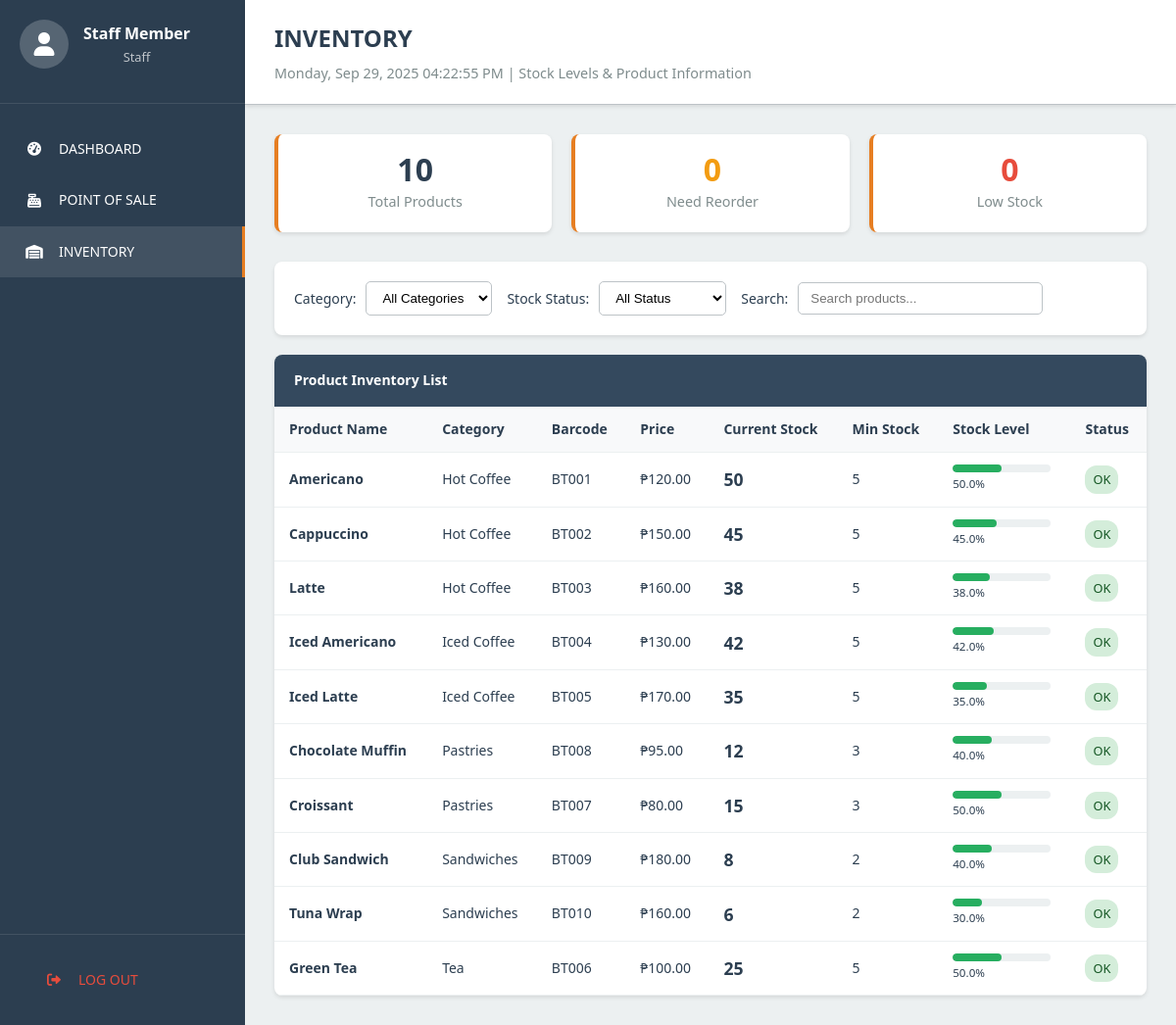
Page /staff/pages/inventory.php (signed in) on the committed database.
### tables this page shows
CREATE TABLE `products` (
    `product_id` INT(11) NOT NULL AUTO_INCREMENT,
    `product_name` VARCHAR(100) NOT NULL,
    `category_id` INT(11) NOT NULL,
    `description` TEXT,
    `price` DECIMAL(10,2) NOT NULL,
    `cost_price` DECIMAL(10,2) NOT NULL DEFAULT 0.00,
    `barcode` VARCHAR(50) UNIQUE,
    `image_path` VARCHAR(255),
    `status` ENUM('active', 'inactive') NOT NULL DEFAULT 'active',
    `created_at` TIMESTAMP DEFAULT CURRENT_TIMESTAMP,
    `updated_at` TIMESTAMP DEFAULT CURRENT_TIMESTAMP ON UPDATE CURRENT_TIMESTAMP,
    PRIMARY KEY (`product_id`),
    FOREIGN KEY (`category_id`) REFERENCES `categories`(`category_id`) ON DELETE CASCADE,
    INDEX `idx_product_name` (`product_name`),
    INDEX `idx_barcode` (`barcode`),
    INDEX `idx_category_id` (`category_id`)
);

CREATE TABLE `categories` (
    `category_id` INT(11) NOT NULL AUTO_INCREMENT,
    `category_name` VARCHAR(100) NOT NULL,
    `description` TEXT,
    `status` ENUM('active', 'inactive') NOT NULL DEFAULT 'active',
    `created_at` TIMESTAMP DEFAULT CURRENT_TIMESTAMP,
    `updated_at` TIMESTAMP DEFAULT CURRENT_TIMESTAMP ON UPDATE CURRENT_TIMESTAMP,
    PRIMARY KEY (`category_id`),
    INDEX `idx_category_name` (`category_name`)
);

### includes/database.php (called while the page is built, shortened)
<?php
class Database {
    private $host = 'localhost';
    private $dbname = '9bar_pos';
    private $username = 'root';
    private $password = '';
    private $charset = 'utf8mb4';
    private $pdo;
    private function connect() {
        $dsn = "mysql:host={$this->host};dbname={$this->dbname};charset={$this->charset}";
        $options = [
            PDO::ATTR_ERRMODE => PDO::ERRMODE_EXCEPTION,
            PDO::ATTR_DEFAULT_FETCH_MODE => PDO::FETCH_ASSOC,
            PDO::ATTR_EMULATE_PREPARES => false,
        ];
        try {
            $this->pdo = new PDO($dsn, $this->username, $this->password, $options);
        } catch (PDOException $e) {
            throw new PDOException($e->getMessage(), (int)$e->getCode());
        }
    }
    public function query($sql, $params = []) {
        try {
            $stmt = $this->pdo->prepare($sql);
            $stmt->execute($params);
            return $stmt;
        } catch (PDOException $e) {
            throw new PDOException($e->getMessage(), (int)$e->getCode());
        }
    }
    public function fetchAll($sql, $params = []) {
        $stmt = $this->query($sql, $params);
        return $stmt->fetchAll();
    }
}
?>

### includes/auth.php (called while the page is built, shortened)
<?php
class Auth {
    public function isLoggedIn() {
        return isset($_SESSION['logged_in']) && $_SESSION['logged_in'] === true;
    }
    public function getCurrentUser() {
        if ($this->isLoggedIn()) {
            return [
                'user_id' => $_SESSION['user_id'],
                'username' => $_SESSION['username'],
                'full_name' => $_SESSION['full_name'],
                'role' => $_SESSION['role']
            ];
        }
        return null;
    }
}
?>

### staff/pages/inventory.php (the view, shortened to what this page needs)
<?php
require_once '../../includes/database.php';
require_once '../../includes/auth.php';
try {
    $db = new Database();
    $auth = new Auth($db);
} catch (Exception $e) {
    die("Database connection failed: " . $e->getMessage());
}
$auth->requireLogin();
$user = $auth->getCurrentUser();
$sql = "SELECT p.product_id, p.product_name, p.price, p.barcode, p.status,
               c.category_name,
               COALESCE(i.current_stock, 0) as current_stock,
               COALESCE(i.minimum_stock, 5) as minimum_stock,
               COALESCE(i.maximum_stock, 100) as maximum_stock,
               COALESCE(i.reorder_level, 10) as reorder_level,
               CASE
                   WHEN COALESCE(i.current_stock, 0) <= COALESCE(i.minimum_stock, 5) THEN 'LOW'
                   WHEN COALESCE(i.current_stock, 0) <= COALESCE(i.reorder_level, 10) THEN 'REORDER'
                   ELSE 'OK'
               END as stock_status
        FROM products p
        LEFT JOIN categories c ON p.category_id = c.category_id
        LEFT JOIN inventory i ON p.product_id = i.product_id
        WHERE p.status = 'active'
        ORDER BY c.category_name, p.product_name";
$products = $db->fetchAll($sql);
$totalProducts = count($products);
$lowStockCount = count(array_filter($products, function($p) { return $p['stock_status'] === 'LOW'; }));
$reorderCount = count(array_filter($products, function($p) { return $p['stock_status'] === 'REORDER'; }));
?>
<!DOCTYPE html>
<html lang="en">
<head>
    <link rel="stylesheet" href="../../assets/css/style.css">
    <link href="https://cdnjs.cloudflare.com/ajax/libs/font-awesome/6.0.0/css/all.min.css" rel="stylesheet">
</head>
<body>
    <div class="inventory-container">
        <div class="sidebar">
            <div class="sidebar-header">
                <div class="sidebar-user">
                    <div class="user-avatar">
                        <i class="fas fa-user"></i>
                    </div>
                    <div class="user-info">
                        <h4><?php echo htmlspecialchars($user['full_name']); ?></h4>
                        <p><?php echo ucfirst($user['role']); ?></p>
                    </div>
                </div>
            </div>
            <nav class="sidebar-nav">
                <a href="../../dashboard.php" class="nav-item">
                    <i class="fas fa-tachometer-alt"></i>
                    <span>DASHBOARD</span>
                </a>
                <a href="pos.php" class="nav-item">
                    <i class="fas fa-cash-register"></i>
                    <span>POINT OF SALE</span>
                </a>
                <a href="inventory.php" class="nav-item active">
                    <i class="fas fa-warehouse"></i>
                    <span>INVENTORY</span>
                </a>
            </nav>
            <div style="padding: 20px; border-top: 1px solid rgba(255, 255, 255, 0.1);">
                <a href="?action=logout" class="nav-item" style="color: #e74c3c;">
                    <i class="fas fa-sign-out-alt"></i>
                    <span>LOG OUT</span>
                </a>
            </div>
        </div>
        <div class="main-content">
            <div class="header">
                <h1 class="header-title">INVENTORY</h1>
                <p class="header-subtitle">
                    <?php echo date('l, M d, Y h:i:s A'); ?> | Stock Levels & Product Information
                </p>
            </div>
            <div class="content">
                <div class="stats-row">
                    <div class="stat-card">
                        <div class="stat-value"><?php echo $totalProducts; ?></div>
                        <div class="stat-label">Total Products</div>
                    </div>
                    <div class="stat-card reorder">
                        <div class="stat-value"><?php echo $reorderCount; ?></div>
                        <div class="stat-label">Need Reorder</div>
                    </div>
                    <div class="stat-card low-stock">
                        <div class="stat-value"><?php echo $lowStockCount; ?></div>
                        <div class="stat-label">Low Stock</div>
                    </div>
                </div>
                <div class="filters">
                    <div class="filter-row">
                        <div class="filter-group">
                            <label>Category:</label>
                            <select class="filter-select" id="categoryFilter" onchange="filterTable()">
                                <option value="">All Categories</option>
                            </select>
                        </div>
                        <div class="filter-group">
                            <label>Stock Status:</label>
                            <select class="filter-select" id="statusFilter" onchange="filterTable()">
                                <option value="">All Status</option>
                            </select>
                        </div>
                        <div class="filter-group">
                            <label>Search:</label>
                            <input type="text" class="search-input" id="searchInput" placeholder="Search products..." onkeyup="filterTable()">
                        </div>
                    </div>
                </div>
                <div class="inventory-table">
                    <div class="table-header">
                        Product Inventory List
                    </div>
                    <table id="inventoryTable">
                        <thead>
                            <tr>
                                <th>Product Name</th>
                                <th>Category</th>
                                <th>Barcode</th>
                                <th>Price</th>
                                <th>Current Stock</th>
                                <th>Min Stock</th>
                                <th>Stock Level</th>
                                <th>Status</th>
                            </tr>
                        </thead>
                        <tbody>
                            <?php foreach ($products as $product): ?>
                            <tr data-category="<?php echo htmlspecialchars($product['category_name']); ?>"
                                data-status="<?php echo $product['stock_status']; ?>"
                                data-name="<?php echo strtolower(htmlspecialchars($product['product_name'])); ?>">
                                <td>
                                    <strong><?php echo htmlspecialchars($product['product_name']); ?></strong>
                                </td>
                                <td><?php echo htmlspecialchars($product['category_name']); ?></td>
                                <td><?php echo htmlspecialchars($product['barcode'] ?? 'N/A'); ?></td>
                                <td>₱<?php echo number_format($product['price'], 2); ?></td>
                                <td>
                                    <strong style="font-size: 1.1rem;">
                                        <?php echo number_format($product['current_stock']); ?>
                                    </strong>
                                </td>
                                <td><?php echo number_format($product['minimum_stock']); ?></td>
                                <td>
                                    <div class="stock-bar stock-<?php echo strtolower($product['stock_status']); ?>">
                                        <?php
                                        $percentage = min(100, ($product['current_stock'] / $product['maximum_stock']) * 100);
                                        ?>
                                        <div class="stock-fill" style="width: <?php echo $percentage; ?>%;"></div>
                                    </div>
                                    <small><?php echo number_format($percentage, 1); ?>%</small>
                                </td>
                                <td>
                                    <span class="status-badge status-<?php echo strtolower($product['stock_status']); ?>">
                                        <?php echo $product['stock_status']; ?>
                                    </span>
                                </td>
                            </tr>
                            <?php endforeach; ?>
                        </tbody>
                    </table>
                </div>
            </div>
        </div>
    </div>
</body>
</html>

### assets/css/style.css (style rules this page uses)
:root { --primary-color: #2c3e50; --secondary-color: #34495e; --accent-color: #e67e22; --background-light: #ecf0f1; --background-dark: #34495e; --text-dark: #2c3e50; --text-light: #ffffff; --text-muted: #95a5a6; --border-color: #bdc3c7; --shadow-light: rgba(0, 0, 0, 0.1); --shadow-medium: rgba(0, 0, 0, 0.15); --success-color: #27ae60; --warning-color: #f39c12; --danger-color: #e74c3c; --info-color: #3498db; }
* { margin: 0; padding: 0; box-sizing: border-box; }
body { font-family: 'Segoe UI', Tahoma, Geneva, Verdana, sans-serif; background-color: var(--background-light); color: var(--text-dark); line-height: 1.6; font-size: 14px; }
.sidebar { width: 250px; background-color: var(--primary-color); color: var(--text-light); flex-shrink: 0; display: flex; flex-direction: column; }
.sidebar-header { padding: 20px; border-bottom: 1px solid rgba(255, 255, 255, 0.1); text-align: center; }
.sidebar-user { display: flex; align-items: center; margin-bottom: 15px; }
.user-avatar { width: 50px; height: 50px; background-color: rgba(255, 255, 255, 0.2); border-radius: 50%; display: flex; align-items: center; justify-content: center; margin-right: 15px; font-size: 1.5rem; }
.user-info h4 { margin: 0; font-size: 1rem; }
.user-info p { margin: 0; font-size: 0.8rem; opacity: 0.7; }
.sidebar-nav { flex: 1; padding: 20px 0; }
.nav-item { display: block; padding: 15px 25px; color: var(--text-light); text-decoration: none; transition: all 0.3s ease; display: flex; align-items: center; border: none; background: none; width: 100%; text-align: left; cursor: pointer; }
.nav-item:hover, .nav-item.active { background-color: rgba(255, 255, 255, 0.1); border-right: 3px solid var(--accent-color); }
.nav-item i { margin-right: 15px; width: 20px; text-align: center; }
.main-content { flex: 1; display: flex; flex-direction: column; }
.header { background-color: var(--text-light); padding: 20px 30px; border-bottom: 1px solid var(--border-color); box-shadow: 0 2px 4px var(--shadow-light); }
.header-title { font-size: 1.5rem; color: var(--text-dark); margin: 0; }
.header-subtitle { color: var(--text-muted); font-size: 0.9rem; margin: 5px 0 0 0; }
.content { flex: 1; padding: 30px; }
.stat-card { background: var(--text-light); padding: 25px; border-radius: 12px; box-shadow: 0 4px 12px var(--shadow-light); border-left: 4px solid var(--accent-color); transition: transform 0.2s ease; }
.stat-value { font-size: 2.5rem; font-weight: bold; color: var(--text-dark); margin: 0; line-height: 1; }

### rows in the picture
products: product_name "Americano", category.category_name "Hot Coffee", barcode "BT001", price "120.00", current_stock "50", minimum_stock "5", percentage "50.0", stock_status "OK"
products: product_name "Cappuccino", category.category_name "Hot Coffee", barcode "BT002", price "150.00", current_stock "45", minimum_stock "5", percentage "45.0", stock_status "OK"
products: product_name "Latte", category.category_name "Hot Coffee", barcode "BT003", price "160.00", current_stock "38", minimum_stock "5", percentage "38.0", stock_status "OK"
products: product_name "Iced Americano", category.category_name "Iced Coffee", barcode "BT004", price "130.00", current_stock "42", minimum_stock "5", percentage "42.0", stock_status "OK"
products: product_name "Iced Latte", category.category_name "Iced Coffee", barcode "BT005", price "170.00", current_stock "35", minimum_stock "5", percentage "35.0", stock_status "OK"
products: product_name "Chocolate Muffin", category.category_name "Pastries", barcode "BT008", price "95.00", current_stock "12", minimum_stock "3", $percentage 40 (drawn), percentage "40.0", stock_status "OK"
products: product_name "Croissant", category.category_name "Pastries", barcode "BT007", price "80.00", current_stock "15", minimum_stock "3", $percentage 50 (drawn), percentage "50.0", stock_status "OK"
products: product_name "Club Sandwich", category.category_name "Sandwiches", barcode "BT009", price "180.00", current_stock "8", minimum_stock "2", $percentage 40 (drawn), percentage "40.0", stock_status "OK"
products: product_name "Tuna Wrap", category.category_name "Sandwiches", barcode "BT010", price "160.00", current_stock "6", minimum_stock "2", $percentage 30 (drawn), percentage "30.0", stock_status "OK"
products: product_name "Green Tea", category.category_name "Tea", barcode "BT006", price "100.00", current_stock "25", minimum_stock "5", $percentage 50 (drawn), percentage "50.0", stock_status "OK"

### other values in the picture
$user['full_name'] "Staff Member"
$user['role'] "Staff"
$totalProducts "10"
$reorderCount "0"
$lowStockCount "0"
